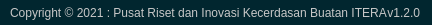
              <widget class="QFrame" name="frame_grip">
               <property name="minimumSize">
                <size>
                 <width>0</width>
                 <height>25</height>
                </size>
               </property>
               <property name="maximumSize">
                <size>
                 <width>16777215</width>
                 <height>25</height>
                </size>
               </property>
               <property name="styleSheet">
                <string notr="true">background-color:rgb(1, 38, 47);;</string>
               </property>
               <property name="frameShape">
                <enum>QFrame::NoFrame</enum>
               </property>
               <property name="frameShadow">
                <enum>QFrame::Raised</enum>
               </property>
               <layout class="QHBoxLayout" name="horizontalLayout_6">
                <property name="spacing">
                 <number>0</number>
                </property>
                <property name="leftMargin">
                 <number>0</number>
                </property>
                <property name="topMargin">
                 <number>0</number>
                </property>
                <property name="rightMargin">
                 <number>2</number>
                </property>
                <property name="bottomMargin">
                 <number>0</number>
                </property>
                <item>
                 <widget class="QFrame" name="frame_label_bottom">
                  <property name="frameShape">
                   <enum>QFrame::NoFrame</enum>
                  </property>
                  <property name="frameShadow">
                   <enum>QFrame::Raised</enum>
                  </property>
                  <layout class="QHBoxLayout" name="horizontalLayout_7">
                   <property name="spacing">
                    <number>0</number>
                   </property>
                   <property name="leftMargin">
                    <number>10</number>
                   </property>
                   <property name="topMargin">
                    <number>0</number>
                   </property>
                   <property name="rightMargin">
                    <number>10</number>
                   </property>
                   <property name="bottomMargin">
                    <number>0</number>
                   </property>
                   <item>
                    <widget class="QLabel" name="label_credits">
                     <property name="font">
                      <font>
                       <family>Segoe UI</family>
                      </font>
                     </property>
                     <property name="styleSheet">
                      <string notr="true">color: rgb(199, 199, 199);</string>
                     </property>
                     <property name="text">
                      <string>Copyright © 2021 : Pusat Riset dan Inovasi Kecerdasan Buatan ITERA</string>
                     </property>
                    </widget>
                   </item>
                   <item>
                    <widget class="QLabel" name="label_version">
                     <property name="maximumSize">
                      <size>
                       <width>100</width>
                       <height>16777215</height>
                      </size>
                     </property>
                     <property name="font">
                      <font>
                       <family>Segoe UI</family>
                      </font>
                     </property>
                     <property name="styleSheet">
                      <string notr="true">color: rgb(199, 199, 199);</string>
                     </property>
                     <property name="text">
                      <string>v1.2.0</string>
                     </property>
                     <property name="alignment">
                      <set>Qt::AlignRight|Qt::AlignTrailing|Qt::AlignVCenter</set>
                     </property>
                    </widget>
                   </item>
                  </layout>
                 </widget>
                </item>
                <item>
                 <widget class="QFrame" name="frame_size_grip">
                  <property name="maximumSize">
                   <size>
                    <width>20</width>
                    <height>20</height>
                   </size>
                  </property>
                  <property name="styleSheet">
                   <string notr="true">QSizeGrip {
	background-image: url(:/16x16/icons/16x16/cil-size-grip.png);
	background-position: center;
	background-repeat: no-reperat;
}</string>
                  </property>
                  <property name="frameShape">
                   <enum>QFrame::NoFrame</enum>
                  </property>
                  <property name="frameShadow">
                   <enum>QFrame::Raised</enum>
                  </property>
                 </widget>
                </item>
               </layout>
              </widget>
